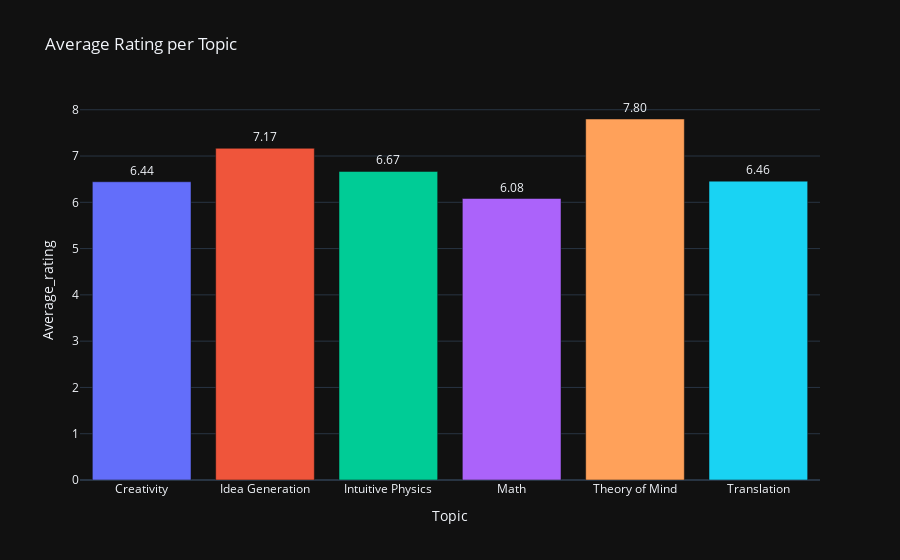

Notebook cell for this chart:
### Markdown cell above
How did models in general do in each topic?

### Code cell
fig = px.bar(data_gb_topic, x='Topic', y='Average_rating', 
             title='Average Rating per Topic',
             color='Topic',
             text_auto='.2f') 
fig.update_traces(textposition="outside", cliponaxis=False)
fig.update_layout(showlegend=False)

fig.show()

### Figure 1 — Plotly figure (JSON) as saved in the notebook; plotly's stock layout.template omitted (floating-point values rounded to 4 significant figures)
{"data": [{"alignmentgroup": "True", "hovertemplate": "Topic=%{x}<br>Average_rating=%{y}<extra></extra>", "legendgroup": "Creativity", "marker": {"color": "#636efa", "pattern": {"shape": ""}}, "name": "Creativity", "offsetgroup": "Creativity", "orientation": "v", "showlegend": true, "textposition": "outside", "texttemplate": "%{y:.2f}", "x": ["Creativity"], "xaxis": "x", "y": [6.444], "yaxis": "y", "type": "bar", "cliponaxis": false}, {"alignmentgroup": "True", "hovertemplate": "Topic=%{x}<br>Average_rating=%{y}<extra></extra>", "legendgroup": "Idea Generation", "marker": {"color": "#EF553B", "pattern": {"shape": ""}}, "name": "Idea Generation", "offsetgroup": "Idea Generation", "orientation": "v", "showlegend": true, "textposition": "outside", "texttemplate": "%{y:.2f}", "x": ["Idea Generation"], "xaxis": "x", "y": [7.167], "yaxis": "y", "type": "bar", "cliponaxis": false}, {"alignmentgroup": "True", "hovertemplate": "Topic=%{x}<br>Average_rating=%{y}<extra></extra>", "legendgroup": "Intuitive Physics", "marker": {"color": "#00cc96", "pattern": {"shape": ""}}, "name": "Intuitive Physics", "offsetgroup": "Intuitive Physics", "orientation": "v", "showlegend": true, "textposition": "outside", "texttemplate": "%{y:.2f}", "x": ["Intuitive Physics"], "xaxis": "x", "y": [6.667], "yaxis": "y", "type": "bar", "cliponaxis": false}, {"alignmentgroup": "True", "hovertemplate": "Topic=%{x}<br>Average_rating=%{y}<extra></extra>", "legendgroup": "Math", "marker": {"color": "#ab63fa", "pattern": {"shape": ""}}, "name": "Math", "offsetgroup": "Math", "orientation": "v", "showlegend": true, "textposition": "outside", "texttemplate": "%{y:.2f}", "x": ["Math"], "xaxis": "x", "y": [6.082], "yaxis": "y", "type": "bar", "cliponaxis": false}, {"alignmentgroup": "True", "hovertemplate": "Topic=%{x}<br>Average_rating=%{y}<extra></extra>", "legendgroup": "Theory of Mind", "marker": {"color": "#FFA15A", "pattern": {"shape": ""}}, "name": "Theory of Mind", "offsetgroup": "Theory of Mind", "orientation": "v", "showlegend": true, "textposition": "outside", "texttemplate": "%{y:.2f}", "x": ["Theory of Mind"], "xaxis": "x", "y": [7.8], "yaxis": "y", "type": "bar", "cliponaxis": false}, {"alignmentgroup": "True", "hovertemplate": "Topic=%{x}<br>Average_rating=%{y}<extra></extra>", "legendgroup": "Translation", "marker": {"color": "#19d3f3", "pattern": {"shape": ""}}, "name": "Translation", "offsetgroup": "Translation", "orientation": "v", "showlegend": true, "textposition": "outside", "texttemplate": "%{y:.2f}", "x": ["Translation"], "xaxis": "x", "y": [6.457], "yaxis": "y", "type": "bar", "cliponaxis": false}], "layout": {"xaxis": {"anchor": "y", "domain": [0.0, 1.0], "title": {"text": "Topic"}, "categoryorder": "array", "categoryarray": ["Creativity", "Idea Generation", "Intuitive Physics", "Math", "Theory of Mind", "Translation"]}, "yaxis": {"anchor": "x", "domain": [0.0, 1.0], "title": {"text": "Average_rating"}}, "legend": {"title": {"text": "Topic"}, "tracegroupgap": 0}, "title": {"text": "Average Rating per Topic"}, "barmode": "relative", "showlegend": false}}
